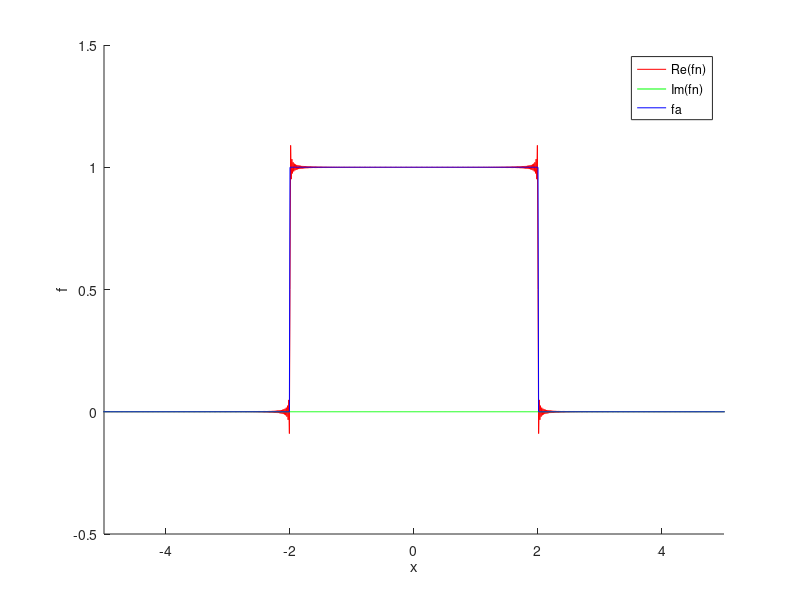
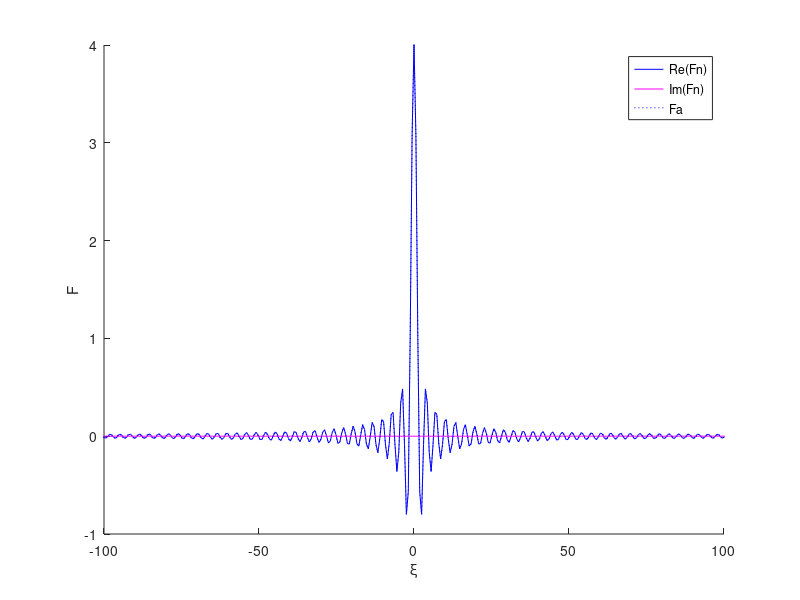
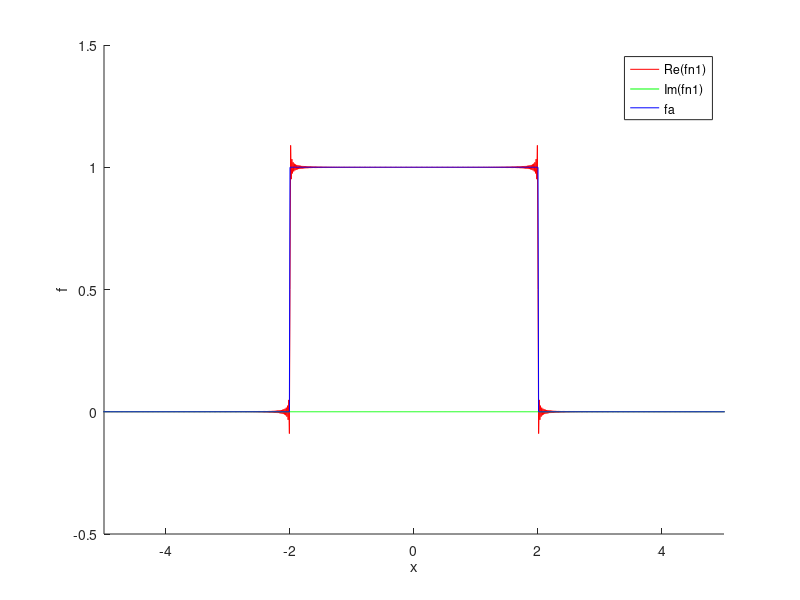
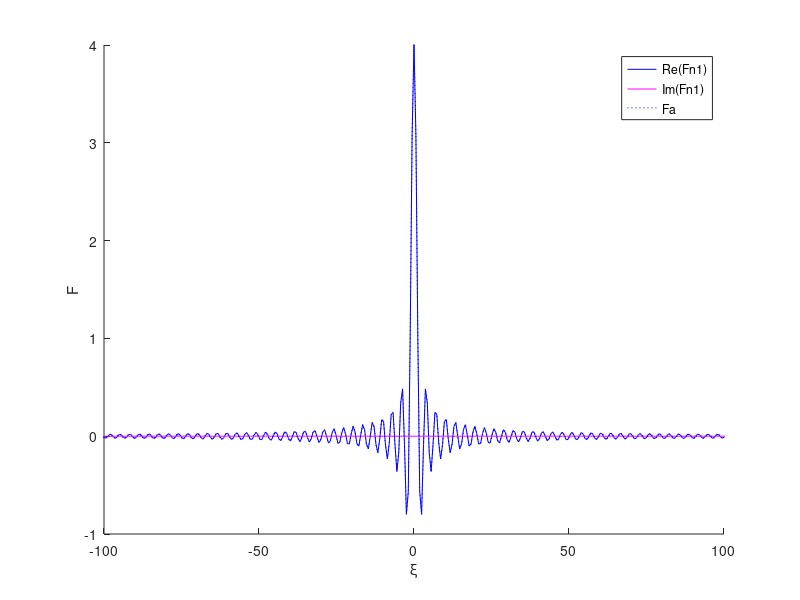

Reproduce these figures in MATLAB, in order.
%% {Uniform function or Rectangual pulse} to sinc function

N = 1024; % number of grid points
Dx = 0.01; % spacing of the x grid 
x = Dx*(-N/2:N/2-1); % grid in x space
Lx = N*Dx; % truncation limit in x space
Dxi = 2*pi/Lx; % spacing of the xi grid; Nyquist relation: Dx*Dxi = 2*pi/N
xi = Dxi*(-N/2:N/2-1); % grid in xi space
Lxi = N*Dxi; % truncation limit in space; W = 2*pi/Dx

%%
a = 2;
fa = (x>=-a).*(x<=a);
Fa = 2*sin(a*xi)./xi;
Fa(end/2+1) = 2*a

Fn  = fftshift(ifft(ifftshift(fa)))*Lx;
fn  = fftshift( fft(ifftshift(Fa)))/Lx;
Fn1 = fftshift( fft(ifftshift(fa)))*Dx;
fn1 = fftshift(ifft(ifftshift(Fa)))/Dx;

close all

figure(1), clf, hold on
plot(x,real(fn),'r')
plot(x,imag(fn),'g')
plot(x,fa,'b')
axis([-5 5 -0.5 1.5])
xlabel('x')
ylabel('f')
legend('Re(fn)','Im(fn)','fa')

figure(2), clf, hold on
plot(xi,real(Fn),'b')
plot(xi,imag(Fn),'m')
plot(xi,Fa,'b:')
axis([-100 100 -1 2*a])
xlabel('\xi')
ylabel('F')
legend('Re(Fn)','Im(Fn)','Fa')

figure(3), clf, hold on
plot(x,real(fn1),'r')
plot(x,imag(fn1),'g')
plot(x,fa,'b')
axis([-5 5 -0.5 1.5])
xlabel('x')
ylabel('f')
legend('Re(fn1)','Im(fn1)','fa')

figure(4), clf, hold on
plot(xi,real(Fn1),'b')
plot(xi,imag(Fn1),'m')
plot(xi,Fa,'b:')
axis([-100 100 -1 2*a])
xlabel('\xi')
ylabel('F')
legend('Re(Fn1)','Im(Fn1)','Fa')